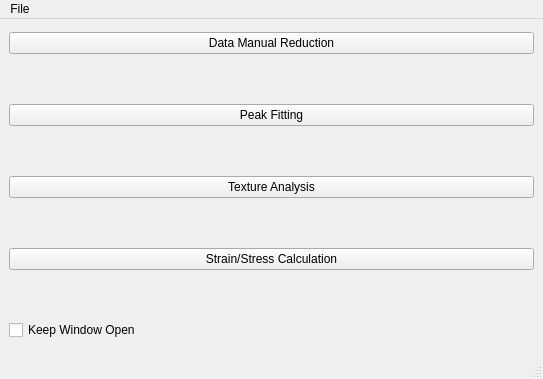
<?xml version="1.0" encoding="UTF-8"?>
<ui version="4.0">
 <class>MainWindow</class>
 <widget class="QMainWindow" name="MainWindow">
  <property name="geometry">
   <rect>
    <x>0</x>
    <y>0</y>
    <width>543</width>
    <height>379</height>
   </rect>
  </property>
  <property name="windowTitle">
   <string>MainWindow</string>
  </property>
  <widget class="QWidget" name="centralwidget">
   <layout class="QGridLayout" name="gridLayout">
    <item row="0" column="0">
     <widget class="QPushButton" name="pushButton_manualReduction">
      <property name="text">
       <string>Data Manual Reduction</string>
      </property>
     </widget>
    </item>
    <item row="8" column="0">
     <widget class="QCheckBox" name="checkBox_keepWindowOpen">
      <property name="toolTip">
       <string>&lt;html&gt;&lt;head/&gt;&lt;body&gt;&lt;p&gt;If being checked, then after launching a sub-module, this main window will still be shown.&lt;/p&gt;&lt;/body&gt;&lt;/html&gt;</string>
      </property>
      <property name="text">
       <string>Keep Window Open</string>
      </property>
     </widget>
    </item>
    <item row="4" column="0">
     <widget class="QPushButton" name="pushButton_launchTextureAnalysis">
      <property name="text">
       <string>Texture Analysis</string>
      </property>
     </widget>
    </item>
    <item row="1" column="0">
     <spacer name="verticalSpacer">
      <property name="orientation">
       <enum>Qt::Vertical</enum>
      </property>
      <property name="sizeType">
       <enum>QSizePolicy::Ignored</enum>
      </property>
      <property name="sizeHint" stdset="0">
       <size>
        <width>20</width>
        <height>40</height>
       </size>
      </property>
     </spacer>
    </item>
    <item row="3" column="0">
     <spacer name="verticalSpacer_2">
      <property name="orientation">
       <enum>Qt::Vertical</enum>
      </property>
      <property name="sizeType">
       <enum>QSizePolicy::Ignored</enum>
      </property>
      <property name="sizeHint" stdset="0">
       <size>
        <width>20</width>
        <height>40</height>
       </size>
      </property>
     </spacer>
    </item>
    <item row="5" column="0">
     <spacer name="verticalSpacer_3">
      <property name="orientation">
       <enum>Qt::Vertical</enum>
      </property>
      <property name="sizeType">
       <enum>QSizePolicy::Ignored</enum>
      </property>
      <property name="sizeHint" stdset="0">
       <size>
        <width>20</width>
        <height>40</height>
       </size>
      </property>
     </spacer>
    </item>
    <item row="2" column="0">
     <widget class="QPushButton" name="pushButton_fitPeaks">
      <property name="text">
       <string>Peak Fitting</string>
      </property>
     </widget>
    </item>
    <item row="6" column="0">
     <widget class="QPushButton" name="pushButton_launchStrainStressCalculation">
      <property name="text">
       <string>Strain/Stress Calculation</string>
      </property>
     </widget>
    </item>
    <item row="7" column="0">
     <spacer name="verticalSpacer_4">
      <property name="orientation">
       <enum>Qt::Vertical</enum>
      </property>
      <property name="sizeType">
       <enum>QSizePolicy::Preferred</enum>
      </property>
      <property name="sizeHint" stdset="0">
       <size>
        <width>20</width>
        <height>40</height>
       </size>
      </property>
     </spacer>
    </item>
   </layout>
  </widget>
  <widget class="QMenuBar" name="menubar">
   <property name="geometry">
    <rect>
     <x>0</x>
     <y>0</y>
     <width>543</width>
     <height>22</height>
    </rect>
   </property>
   <widget class="QMenu" name="menuFile">
    <property name="title">
     <string>File</string>
    </property>
    <addaction name="actionQuit"/>
   </widget>
   <addaction name="menuFile"/>
  </widget>
  <widget class="QStatusBar" name="statusbar"/>
  <action name="actionQuit">
   <property name="text">
    <string>Quit</string>
   </property>
   <property name="shortcut">
    <string>Ctrl+Q</string>
   </property>
  </action>
 </widget>
 <resources/>
 <connections/>
</ui>
